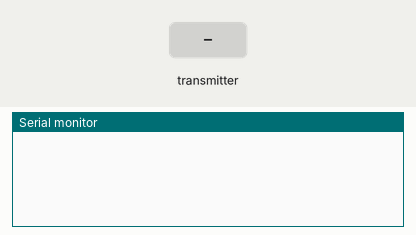
Simulated run of this sketch. Board: ESP8266 (NodeMCU). Parts: the last lines printed to the serial monitor. The inputs (shaded band) are chosen by the test bench.

Above: at 1.2 s.
1.3 s: the transmitter starts sending a = 0
At 1.61 s:
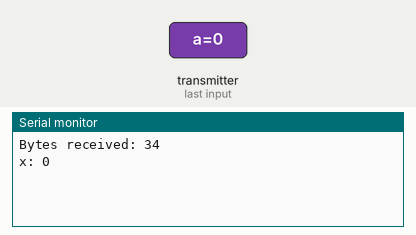
2.8 s: the transmitter starts sending alarm = 1
At 3.11 s:
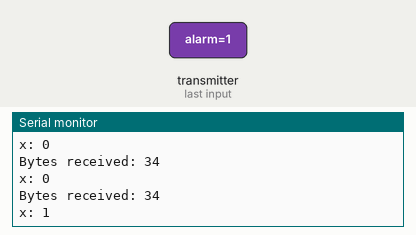

The sketch:

test_esp_now.ino
```cpp
// (licence header left out)
#include <ESP8266WiFi.h>
#include <espnow.h>

// Structure example to receive data
// Must match the sender structure
typedef struct test_struct {
    int x;
    int y;
} test_struct;
typedef struct struct_message {
    char a[32];
    bool alarm;
    bool stopp;
} struct_message;
// Create a struct_message called myData
test_struct myData;
struct_message incomingReadings;
// Callback function that will be executed when data is received
void OnDataRecv(uint8_t * mac, uint8_t *incomingData, uint8_t len) {
  memcpy(&incomingReadings, incomingData, sizeof(incomingReadings));
  Serial.print("Bytes received: ");
  Serial.println(len);
  Serial.print("x: ");
  Serial.println(incomingReadings.alarm);

  Serial.println();
}

void setup() {
  // Initialize Serial Monitor
  Serial.begin(115200);

  // Set device as a Wi-Fi Station
  WiFi.mode(WIFI_STA);
  WiFi.disconnect();

  // Init ESP-NOW
  if (esp_now_init() != 0) {
    Serial.println("Error initializing ESP-NOW");
    return;
  }

  // Once ESPNow is successfully Init, we will register for recv CB to
  // get recv packer info
  esp_now_set_self_role(ESP_NOW_ROLE_SLAVE);
  esp_now_register_recv_cb(OnDataRecv);
}

void loop() {

}
```

Measured:
- after the input at 1.3 s, the serial monitor: prints a new line at once (image 1)
- after the input at 2.8 s, the serial monitor: prints a new line at once (image 2)
